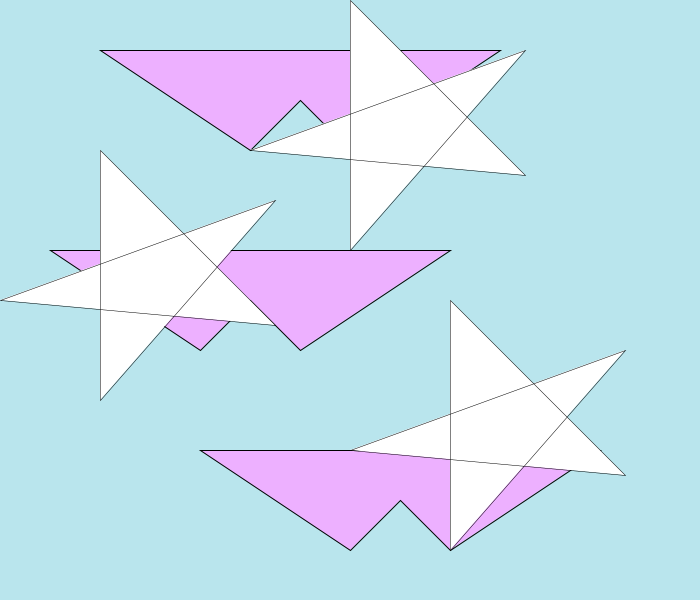
Frame 1 (no input)
Frame 60 (the mouse pressed at the canvas centre just before this capture): identical to frame 1, image omitted
Frame 120 (the mouse held since frame 60 and released just before this capture): identical to frame 1, image omitted

The Processing sketch that drew this single still picture (run headless with seeded random() and noise(); from frame 60 on, the mouse is pressed at the canvas centre):

// Processing sketch: partner_functions
// ── partner_functions.pde
void setup() {
  size(700, 600);
}

void draw() {
  background(185, 229, 237);
  
  push();
  translate(400, 500);
  sunglasses();
  translate(-100,- 400);
  sunglasses();
  translate(-50, 200);
  sunglasses();
  pop();
  //https://github.com/ahana-g/intro-cs/blob/main/functions_exercise/functions_exercises.pde
  scale(.5);
  translate(300, 500);
  star();
  translate(500, -300);
  star();
  translate(200, 600);
  star();
  
}

void sunglasses(){
  push();
  translate(-400, -550);
  beginShape();
  fill(237, 176, 255);
  vertex(500, 500);
  vertex(200, 500);
  vertex(350, 600);
  vertex(400, 550);
  vertex(450, 600);
  vertex(600, 500);
  
  endShape(CLOSE);
  pop();
}

void star() {
 push();
 translate(-600, -400);
 beginShape();
  vertex(500, 200);
  vertex(500, 700);
  vertex(850, 300);
  vertex(300, 500);
  vertex(850, 550);
  endShape(CLOSE); 
  pop();
}
